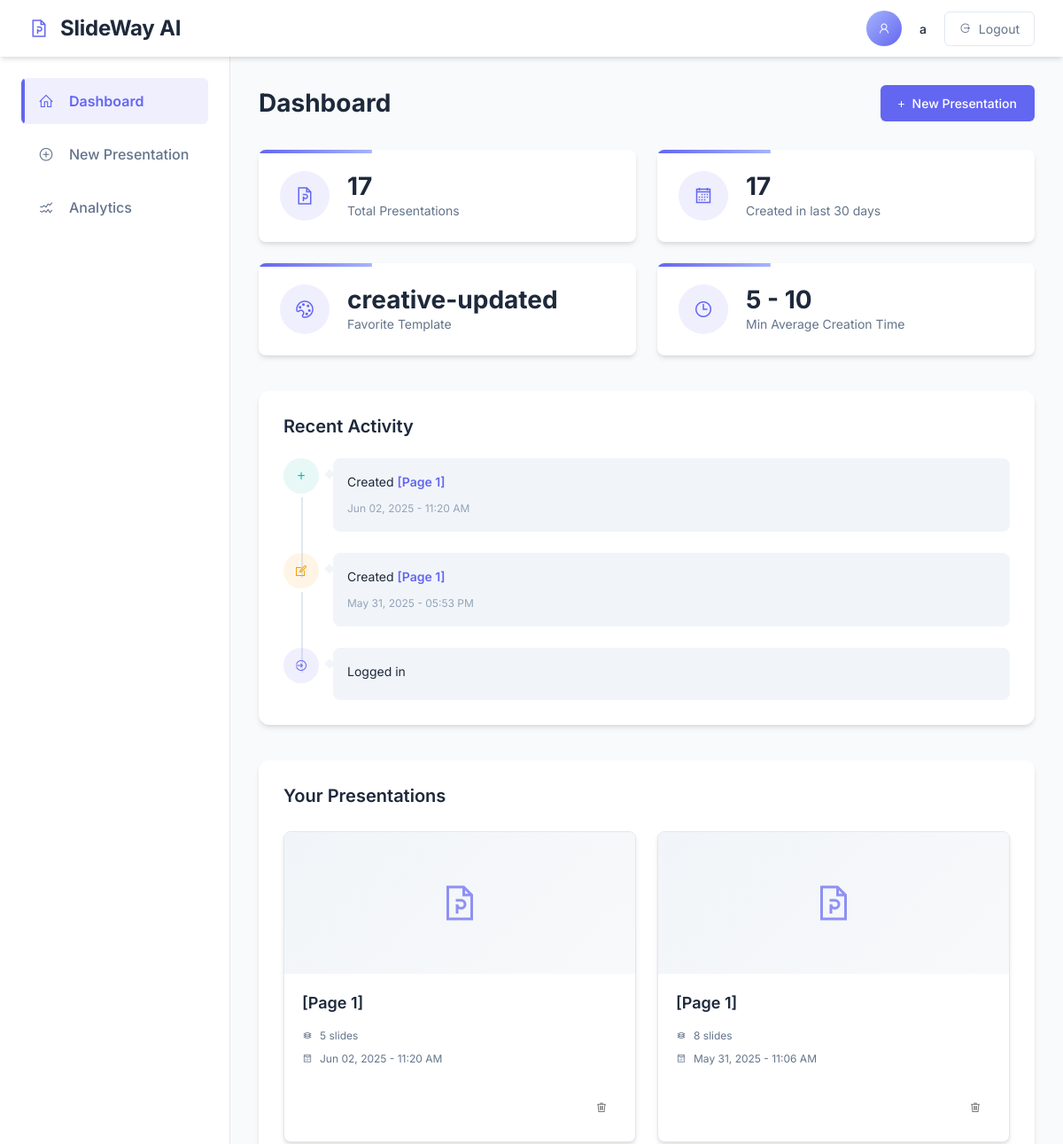
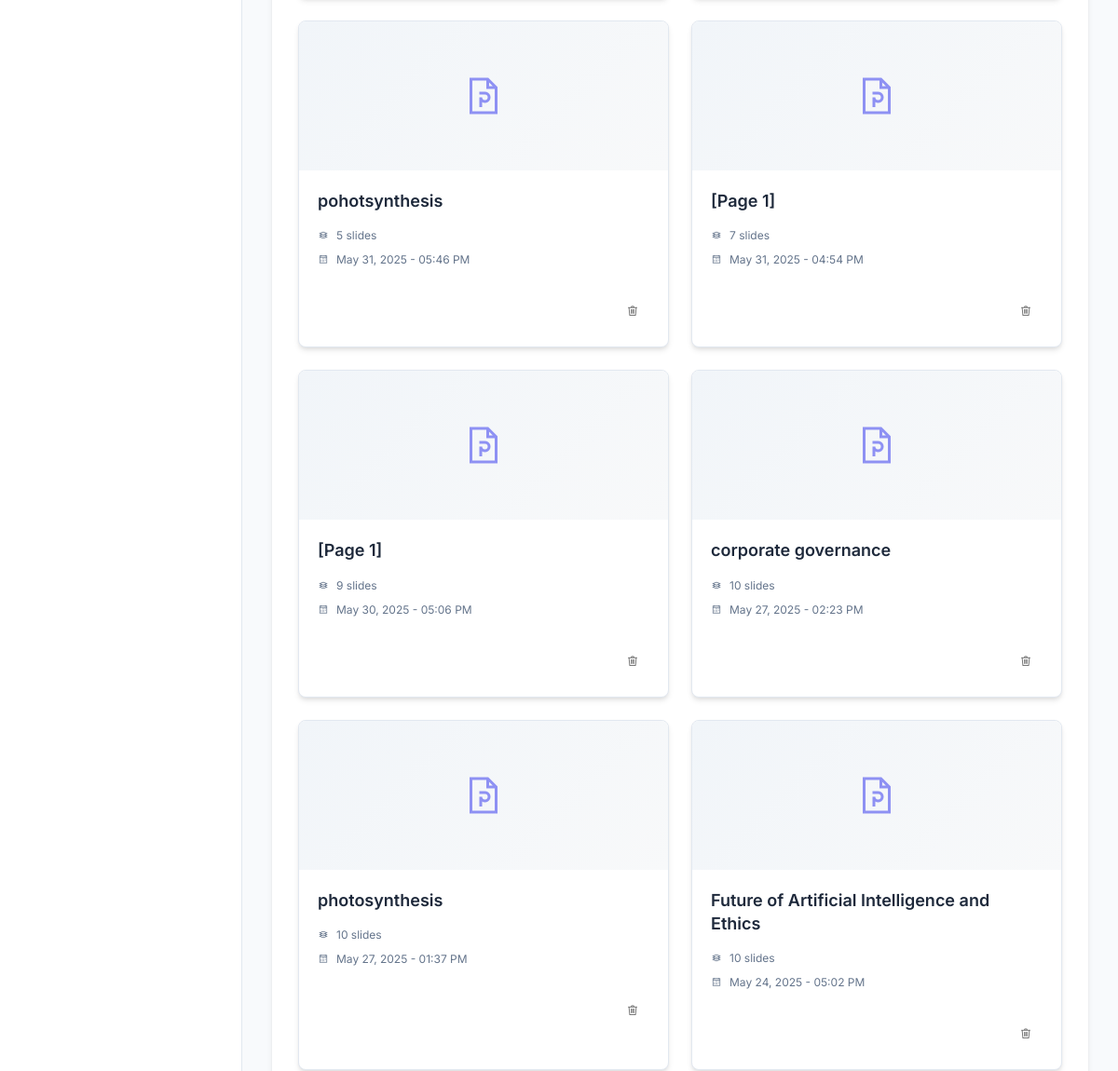
The page /dashboard (signed in, upper part) on the database as committed earlier (2 pictures, top to bottom).
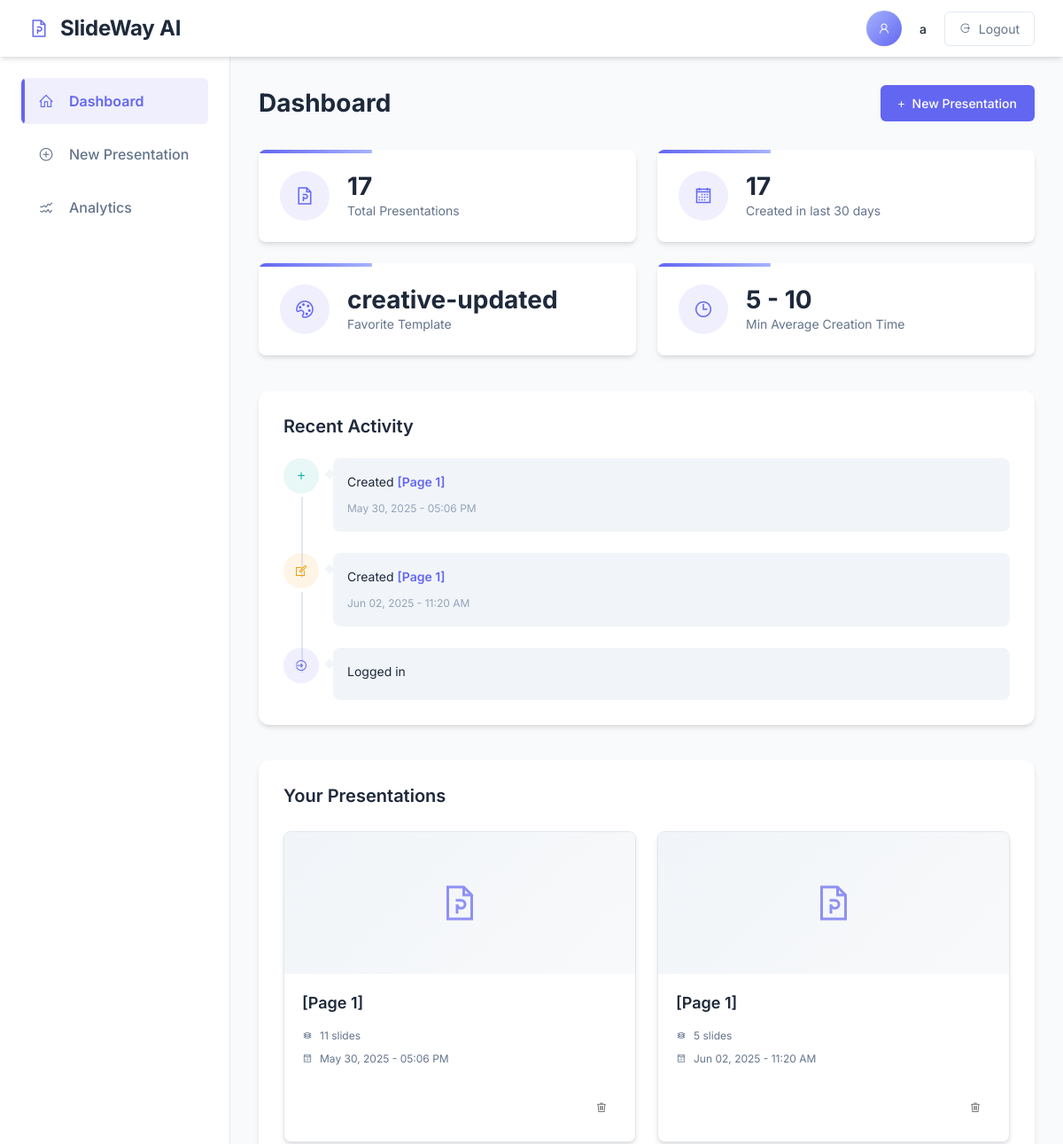
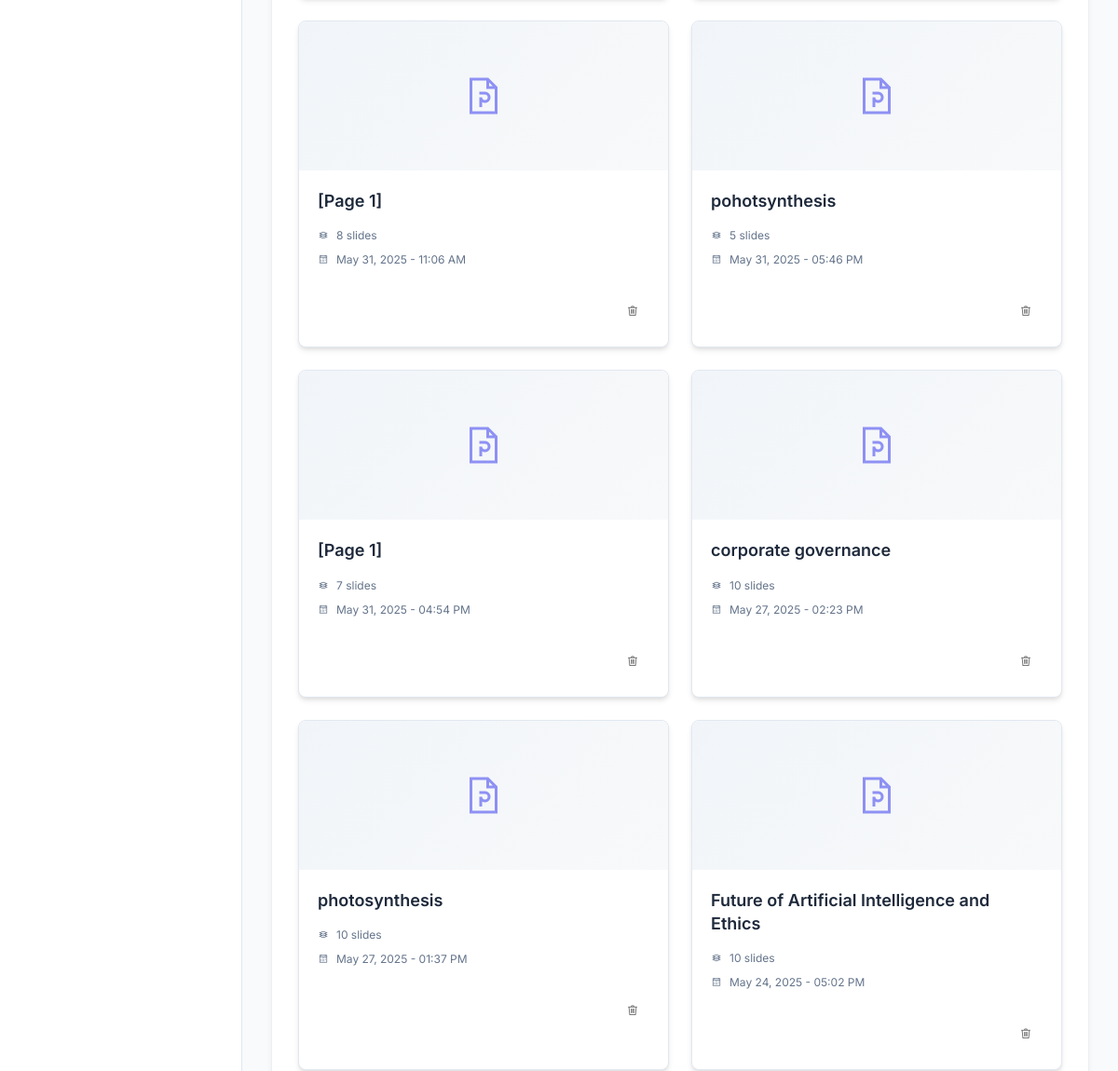
The same page on the database as committed later (2 pictures, top to bottom).
### models.py (models this page shows, shortened)
class Presentation(db.Model):
    __tablename__ = 'presentations'
    id = db.Column(db.Integer, primary_key=True)
    user_id = db.Column(db.Integer, db.ForeignKey('users.id'), nullable=False)
    topic = db.Column(db.String(200), nullable=False)
    template_id = db.Column(db.String(50), nullable=False)
    slide_count = db.Column(db.Integer, default=6)
    created_at = db.Column(db.DateTime, default=datetime.now)
    updated_at = db.Column(db.DateTime, default=datetime.now, onupdate=datetime.now)
    slides = db.relationship('Slide', backref='presentation', lazy=True, cascade="all, delete-orphan", order_by="Slide.slide_order")

### app.py (the view)
@app.route('/dashboard')
@login_required
def dashboard():
    user_id = session.get('user_id')
    username = session.get('username')
    presentations = PresentationModel.query.filter_by(user_id=user_id).order_by(PresentationModel.updated_at.desc()).all()
    thirty_days_ago = datetime.now().replace(tzinfo=None) - timedelta(days=30)
    recent_count = PresentationModel.query.filter_by(user_id=user_id)\
        .filter(PresentationModel.created_at >= thirty_days_ago).count()
    fav_template = "None"
    if presentations:
        template_counts = Counter([p.template_id for p in presentations])
        if template_counts:
            fav_template = template_counts.most_common(1)[0][0]
    return render_template('dashboard.html',
                          username=username,
                          presentations=presentations,
                          recent_count=recent_count,
                          fav_template=fav_template,
                          create_url=url_for('create'))

### app.py (called while the page is built)
@app.template_filter('format_datetime')
def format_datetime_filter(dt):
    if not dt:
        return ""
    return dt.strftime('%b %d, %Y - %I:%M %p')

### auth.py (called while the page is built)
def login_required(f):
    @wraps(f)
    def decorated_function(*args, **kwargs):
        if 'user_id' not in session:
            return redirect(url_for('auth.login'))
        return f(*args, **kwargs)
    return decorated_function

### templates/dashboard.html (shortened to what this page needs)
<!DOCTYPE html>
<html lang="en">
<head>
    <link rel="stylesheet" href="{{ url_for('static', filename='css/styles.css') }}">
    <link rel="stylesheet" href="{{ url_for('static', filename='css/dashboard.css') }}">
    <link rel="stylesheet" href="{{ url_for('static', filename='css/all.min.css') }}">
</head>
<body>
    <div class="dashboard-container">
        <header class="dashboard-header">
            <div class="logo">
                <i class="fas fa-file-powerpoint logo-icon"></i>
                <h1>SlideWay AI</h1>
            </div>
            <div class="user-menu">
                <div class="user-avatar">
                    <i class="fas fa-user"></i>
                </div>
                <span class="username">{{ username }}</span>
                <a href="{{ url_for('auth.logout') }}" class="logout-btn"><i class="fas fa-sign-out-alt"></i> Logout</a>
            </div>
        </header>
        <div class="dashboard-layout">
            <aside class="dashboard-sidebar">
                <nav class="sidebar-nav">
                    <a href="#" class="nav-item active">
                        <i class="fas fa-home"></i>
                        <span>Dashboard</span>
                    </a>
                    <a href="{{ url_for('create') }}" class="nav-item">
                        <i class="fas fa-plus-circle"></i>
                        <span>New Presentation</span>
                    </a>
                    <a href="{{ url_for('analytics') }}" class="nav-item">
                        <i class="fas fa-chart-line"></i>
                        <span>Analytics</span>
                    </a>
                </nav>
            </aside>
            <main class="dashboard-content">
                <div class="page-header">
                    <h2>Dashboard</h2>
                    <div class="header-actions">
                        <a href="{{ url_for('create') }}" class="action-btn primary-btn">
                            <i class="fas fa-plus"></i> New Presentation
                        </a>
                    </div>
                </div>
                <div class="dashboard-metrics">
                    <div class="metric-card">
                        <div class="metric-icon">
                            <i class="fas fa-file-powerpoint"></i>
                        </div>
                        <div class="metric-info">
                            <span class="metric-value">{{ presentations|length }}</span>
                            <span class="metric-label">Total Presentations</span>
                        </div>
                    </div>
                    {% if presentations %}
                    <div class="metric-card">
                        <div class="metric-icon">
                            <i class="fas fa-calendar-alt"></i>
                        </div>
                        <div class="metric-info">
                            <span class="metric-value">{{ recent_count }}</span>
                            <span class="metric-label">Created in last 30 days</span>
                        </div>
                    </div>
                    <div class="metric-card">
                        <div class="metric-icon">
                            <i class="fas fa-palette"></i>
                        </div>
                        <div class="metric-info">
                            <span class="metric-value">{{ fav_template }}</span>
                            <span class="metric-label">Favorite Template</span>
                        </div>
                    </div>
                    {% endif %}
                    <div class="metric-card">
                        <div class="metric-icon">
                            <i class="fas fa-clock"></i>
                        </div>
                        <div class="metric-info">
                            <span class="metric-value">5 - 10</span>
                            <span class="metric-label">Min Average Creation Time</span>
                        </div>
                    </div>
                </div>
                <section class="recent-activity">
                    <div class="section-header">
                        <h3>Recent Activity</h3>
                    </div>
                    <div class="activity-timeline">
                        {% if presentations and presentations|length > 0 %}
                        <div class="timeline-item">
                            <div class="timeline-icon create-icon">
                                <i class="fas fa-plus"></i>
                            </div>
                            <div class="timeline-content">
                                <p class="activity-text">Created <span class="highlight">{{ presentations[0].topic
                                        }}</span></p>
                                <span class="activity-time">{{ presentations[0].created_at|format_datetime }}</span>
                            </div>
                        </div>
                        {% endif %}
                        {% if presentations and presentations|length > 1 %}
                        <div class="timeline-item">
                            <div class="timeline-icon edit-icon">
                                <i class="fas fa-edit"></i>
                            </div>
                            <div class="timeline-content">
                                <p class="activity-text">Created <span class="highlight">{{ presentations[1].topic
                                        }}</span></p>
                                <span class="activity-time">{{ presentations[1].updated_at|format_datetime }}</span>
                            </div>
                        </div>
                        {% endif %}
                        <div class="timeline-item">
                            <div class="timeline-icon login-icon">
                                <i class="fas fa-sign-in-alt"></i>
                            </div>
                            <div class="timeline-content">
                                <p class="activity-text">Logged in</p>
                            </div>
                        </div>
                    </div>
                </section>
                <section class="presentations-panel">
                    <div class="section-header">
                        <h3>Your Presentations</h3>
                    </div>
                    <div class="presentations-grid">
                        {% if presentations %}
                        {% for presentation in presentations %}
                        <div class="presentation-card">
                            <div class="presentation-preview">
                            </div>
                            <div class="presentation-details">
                                <h4 class="presentation-title">{{ presentation.topic }}</h4>
                                <div class="presentation-meta">
                                    <span class="slides-count"><i class="fas fa-layer-group"></i> {{
                                        presentation.slide_count }} slides</span>
                                    <span class="created-date"><i class="far fa-calendar"></i> {{
                                        presentation.created_at|format_datetime }}</span>
                                </div>
                                <div class="presentation-actions">
                                    <button class="action-icon-btn delete-btn" title="Delete"
                                        onclick="deletePresentation('{{ presentation.id }}')">
                                        <i class="fas fa-trash"></i>
                                    </button>
                                </div>
                            </div>
                        </div>
                        {% endfor %}
                        {% endif %}
                    </div>
                </section>
            </main>
        </div>
    </div>
</body>
</html>

### static/css/styles.css (style rules this page uses)
:root { --primary-color: #6366f1; --primary-light: #a5b4fc; --primary-dark: #4338ca; --secondary-color: #14b8a6; --secondary-light: #5eead4; --secondary-dark: #0f766e; --accent-color: #f59e0b; --accent-light: #fcd34d; --accent-dark: #b45309; --text-primary: #1e293b; --text-secondary: #64748b; --text-muted: #94a3b8; --background-color: #f8fafc; --card-bg: #ffffff; --card-bg-secondary: #f1f5f9; --success-color: #10b981; --warning-color: #f59e0b; --danger-color: #ef4444; --info-color: #3b82f6; --border-color: #e2e8f0; --box-shadow-sm: 0 1px 2px 0 rgba(0, 0, 0, 0.05); --box-shadow: 0 4px 6px -1px rgba(0, 0, 0, 0.1), 0 2px 4px -1px rgba(0, 0, 0, 0.06); --box-shadow-md: 0 6px 10px -3px rgba(0, 0, 0, 0.1), 0 4px 6px -2px rgba(0, 0, 0, 0.05); --box-shadow-lg: 0 10px 15px -3px rgba(0, 0, 0, 0.1), 0 4px 6px -2px rgba(0, 0, 0, 0.05); --transition-fast: all 0.2s ease; --transition: all 0.3s ease; --radius-sm: 0.25rem; --radius-md: 0.375rem; --radius-lg: 0.5rem; --radius-xl: 0.75rem; --radius-2xl: 1rem; }
* { box-sizing: border-box; margin: 0; padding: 0; }
body { font-family: 'Inter', sans-serif; font-size: 16px; line-height: 1.5; color: var(--text-primary); background-color: var(--background-color); -webkit-font-smoothing: antialiased; -moz-osx-font-smoothing: grayscale; }
h1, h2, h3, h4, h5, h6 { font-family: 'Inter', sans-serif; font-weight: 600; line-height: 1.2; margin-bottom: 1rem; color: var(--text-primary); }
h1 { font-size: 2.25rem; font-weight: 700; }
h2 { font-size: 1.875rem; }
h3 { font-size: 1.5rem; }
h4 { font-size: 1.25rem; }
p { margin-bottom: 1rem; }
a { color: var(--primary-color); text-decoration: none; transition: var(--transition-fast); }
a { text-decoration: none; color: var(--primary-color); transition: var(--transition); }
button, .btn { cursor: pointer; transition: var(--transition); }
h1, h2, h3, h4, h5, h6 { color: var(--text-color); font-weight: 600; }
.primary-btn { background-color: var(--primary-color); color: white; }

### templates/dashboard.html (style rules this page uses)
.presentation-actions { display: flex; gap: 0.5rem; margin-top: 0.5rem; }
.action-icon-btn { background: none; border: none; cursor: pointer; padding: 0.25rem; color: #666; transition: color 0.2s; }

Rows that differ between the two databases and show on the page:
changed Presentation "May 30, 2025 - 05:06 PM": slide_count "9" → "11"; moves up the list
Other text that changed with them:
{{ presentations[0].created_at|format_datetime }}: "Jun 02, 2025 - 11:20 AM" → "May 30, 2025 - 05:06 PM"
{{ presentations[1].updated_at|format_datetime }}: "May 31, 2025 - 05:53 PM" → "Jun 02, 2025 - 11:20 AM"
